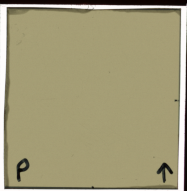
%> input picture RadiochromicAnalysis/EBT3_FONDO_E.tif, 187 x 191 px
$ octave ImageVisualisation.m   (GNU Octave 9; MATLAB toolbox functions it lacks are replaced by stand-ins)
%> lines starting %> are read from the running program, lines starting %| are printed output that depends on the picture; in (x1, y1, x2, y2) boxes, pixels count from 0 and x2, y2 are one past the last pixel; in counts of white or black regions, pixels touching at a corner belong together; the program's own positions count from 1
%COLOR HISTOGRAM EQUALIZATION

 disp('Open one RCF image.')
 [filename, path] = imgetfile;
%> the answer given: ../RadiochromicAnalysis/EBT3_FONDO_E.tif

%READ THE INPUT IMAGE
I = imread(filename);
%> I is the input picture: size 191x187x3 uint16; mean R, G, B 42226.9, 40462.3, 31783.1

%CONVERT THE RGB IMAGE INTO HSV IMAGE FORMAT
HSV = rgb2hsv(I);
%> HSV: size 191x187x3 double; mean H, S, V 0.15, 0.263, 0.644
%https://www.imageeprocessing.com/2013/05/converting-rgb-image-to-hsi.html


%PERFORM HISTOGRAM EQUALIZATION ON INTENSITY COMPONENT
Heq = histeq(HSV(:,:,3));
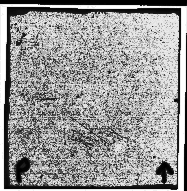
%> Heq: size 191x187 double; min 0, max 1, mean 0.603
%https://www.imageeprocessing.com/2011/04/matlab-code-histogram-equalization.html

HSV_mod = HSV;
HSV_mod(:,:,3) = Heq;
%> HSV_mod: size 191x187x3 double; mean H, S, V 0.15, 0.263, 0.603

RGB = hsv2rgb(HSV_mod);
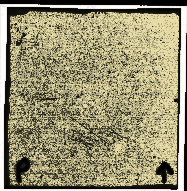
%> RGB: size 191x187x3 double; mean R, G, B 0.603, 0.578, 0.455
%https://www.imageeprocessing.com/2013/06/convert-hsi-image-to-rgb-image.html

figure
imshow(I);title('Before Histogram Equalization');
figure
imshow(RGB);title('After Histogram Equalization');

I_gray = rgb2gray(I);
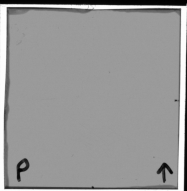
%> I_gray: size 191x187 uint16; min 2167, max 65418, mean 40000.2; drawn with min black and max white
imshow(I_gray)
colormap(gca, jet(100));
colorbar(gca);
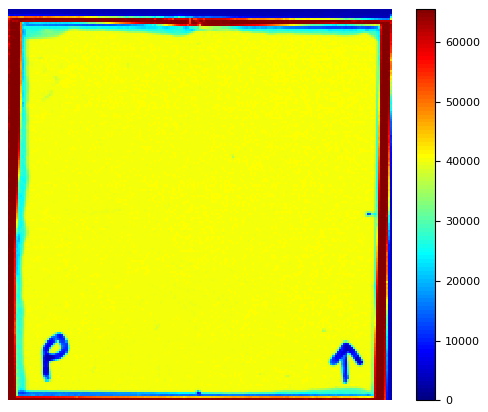
%> figure redrawn from the program's plot data

imhist(I_gray)
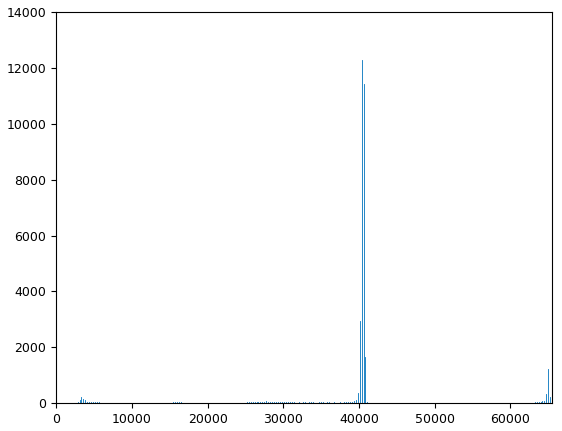
%> figure redrawn from the program's plot data; highest point at x = 40349, y = 12280

bw = imbinarize(I_gray);
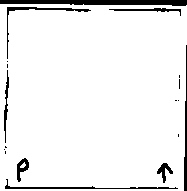
%> bw: size 191x187 logical; 93.5% white; 18 black regions (10 under 20 px), largest, box (x1, y1, x2, y2) and area: (0, 0, 187, 6) 876, (5, 179, 178, 189) 315, (184, 45, 187, 191) 270

imshow(bw)
